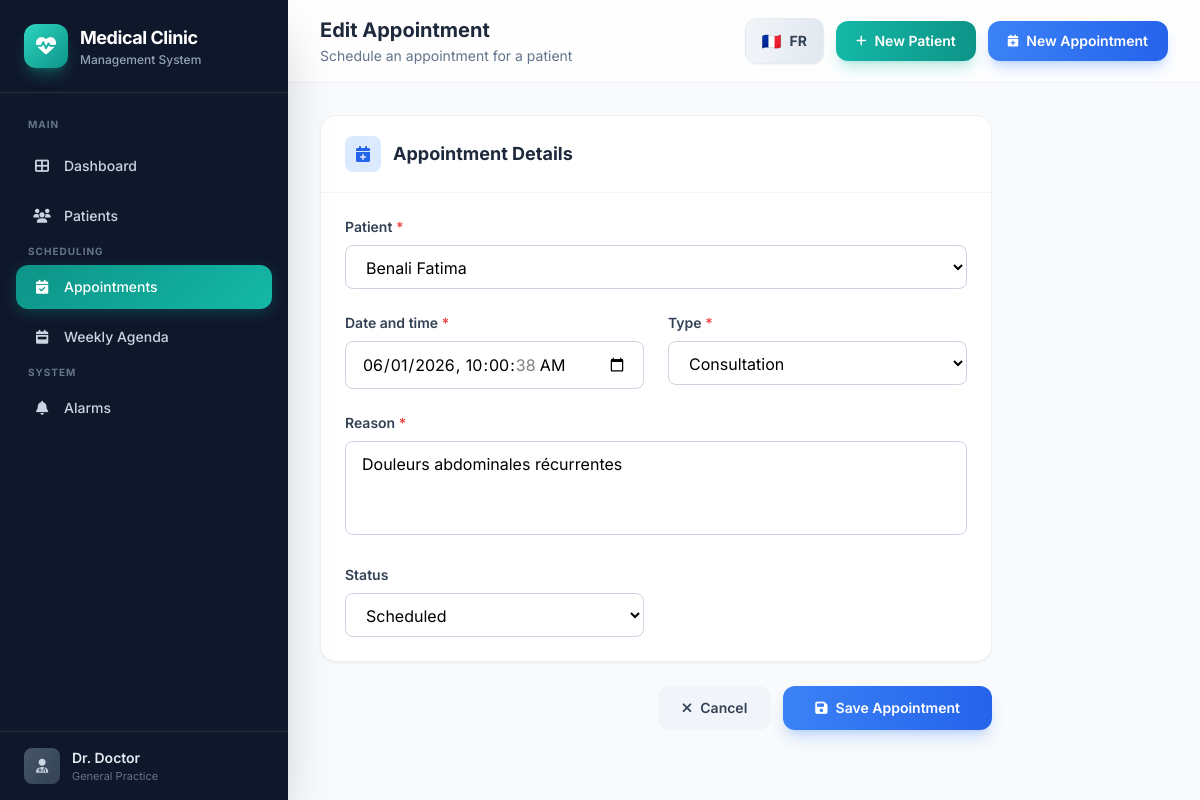
The app's page /appointments/9/edit/ with its own data.
### clinic/models.py (models this page shows, shortened)
class Appointment(models.Model):
    TYPE_CHOICES = [
        ('Consultation', 'Consultation'),
        ('Check-up', 'Check-up'),
        ('Control', 'Control'),
        ('Emergency', 'Emergency'),
        ('Follow-up', 'Follow-up'),
    ]
    STATUS_CHOICES = [
        ('Scheduled', 'Scheduled'),
        ('Cancelled', 'Cancelled'),
        ('Completed', 'Completed'),
    ]
    objects = AppointmentManager()
    patient = models.ForeignKey(
        Patient,
        on_delete=models.CASCADE,
        related_name='appointments',
        verbose_name="Patient",
    )
    date_time = models.DateTimeField("Date and time")
    type = models.CharField(
        "Appointment type",
        max_length=20,
        choices=TYPE_CHOICES,
        default='Consultation',
    )
    reason = models.TextField("Reason")
    status = models.CharField(
        "Status",
        max_length=20,
        choices=STATUS_CHOICES,
        default='Scheduled',
    )
    contacted_for_reminder = models.BooleanField(
        "Contacted for reminder",
        default=False,
    )
    class Meta:
        verbose_name = "Appointment"
        verbose_name_plural = "Appointments"
        ordering = ['date_time']

### clinic/views.py (the view)
# urls.py: path('appointments/<int:pk>/edit/', views.appointment_edit, name='appointment_edit'),
def appointment_edit(request, pk):
    appointment = get_object_or_404(Appointment, pk=pk)
    if request.method == 'POST':
        form = AppointmentForm(request.POST, instance=appointment)
        if form.is_valid():
            form.save()
            messages.success(request, _('Appointment updated successfully!'))
            return redirect('appointment_list')
    else:
        form = AppointmentForm(instance=appointment)
    return render(request, 'clinic/appointment_form.html', {
        'form': form,
        'title': _('Edit Appointment'),
        'appointment': appointment,
    })

### clinic/models.py (called while the page is built)
    def __str__(self):
        return f"{self.last_name} {self.first_name}"

### clinic/templates/clinic/appointment_form.html (shortened to what this page needs)
{% extends "clinic/base.html" %}
{% load i18n %}
{% block page_title %}{{ title }}{% endblock %}
{% block page_subtitle %}{% trans "Schedule an appointment for a patient" %}{% endblock %}
{% block content %}
<form method="post" class="max-w-2xl fade-in">
    <div class="bg-white rounded-2xl border border-slate-200/60 shadow-sm">
        <div class="px-6 py-5 border-b border-slate-100">
            <div class="flex items-center gap-3">
                <div class="w-9 h-9 bg-medical-100 rounded-lg flex items-center justify-center">
                    <i class="fas fa-calendar-plus text-medical-600"></i>
                </div>
                <h3 class="text-lg font-bold text-slate-800">{% trans "Appointment Details" %}</h3>
            </div>
        </div>
        <div class="p-6">
            <div class="grid grid-cols-1 md:grid-cols-2 gap-6">
                <div class="md:col-span-2">
                    <label class="block text-sm font-semibold text-slate-700 mb-2">{% trans "Patient" %} <span class="text-red-500">*</span></label>
                    {{ form.patient }}
                </div>
                <div>
                    <label class="block text-sm font-semibold text-slate-700 mb-2">{% trans "Date and time" %} <span class="text-red-500">*</span></label>
                    {{ form.date_time }}
                </div>
                <div>
                    <label class="block text-sm font-semibold text-slate-700 mb-2">{% trans "Type" %} <span class="text-red-500">*</span></label>
                    {{ form.type }}
                </div>
                <div class="md:col-span-2">
                    <label class="block text-sm font-semibold text-slate-700 mb-2">{% trans "Reason" %} <span class="text-red-500">*</span></label>
                    {{ form.reason }}
                </div>
                <div>
                    <label class="block text-sm font-semibold text-slate-700 mb-2">{% trans "Status" %}</label>
                    {{ form.status }}
                </div>
            </div>
        </div>
    </div>
    <div class="flex items-center justify-end gap-3 mt-6">
        <a href="{% url 'appointment_list' %}" class="px-6 py-3 bg-slate-100 text-slate-700 rounded-xl text-sm font-semibold hover:bg-slate-200 transition-all duration-200">
            <i class="fas fa-times mr-2"></i>{% trans "Cancel" %}
        </a>
        <button type="submit" class="px-8 py-3 bg-gradient-to-r from-medical-500 to-medical-600 text-white rounded-xl text-sm font-semibold hover:from-medical-600 hover:to-medical-700 transition-all duration-200 shadow-lg shadow-medical-500/25">
            <i class="fas fa-save mr-2"></i>{% trans "Save Appointment" %}
        </button>
    </div>
</form>
{% endblock %}

### clinic/templates/clinic/base.html (style rules this page uses)
* { font-family: 'Inter', system-ui, sans-serif; }
.fade-in { animation: fadeInUp 0.5s ease forwards; }

### records on screen
Appointment: patient "Benali Fatima", date_time "06/01/2026 10:00:38", type "Consultation", reason "Douleurs abdominales récurrentes", status "Scheduled"

### other values on screen
{{ title }} "Edit Appointment"
